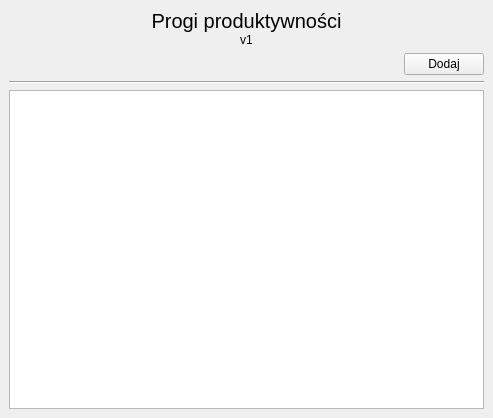
<?xml version="1.0" encoding="UTF-8"?>
<ui version="4.0">
 <class>Form</class>
 <widget class="QWidget" name="Form">
  <property name="geometry">
   <rect>
    <x>0</x>
    <y>0</y>
    <width>493</width>
    <height>418</height>
   </rect>
  </property>
  <property name="windowTitle">
   <string>Form</string>
  </property>
  <layout class="QGridLayout" name="gridLayout">
   <property name="leftMargin">
    <number>0</number>
   </property>
   <property name="topMargin">
    <number>0</number>
   </property>
   <property name="rightMargin">
    <number>0</number>
   </property>
   <property name="bottomMargin">
    <number>0</number>
   </property>
   <property name="spacing">
    <number>0</number>
   </property>
   <item row="0" column="0">
    <widget class="QWidget" name="widget" native="true">
     <layout class="QVBoxLayout" name="verticalLayout_2">
      <property name="spacing">
       <number>6</number>
      </property>
      <property name="leftMargin">
       <number>9</number>
      </property>
      <property name="topMargin">
       <number>9</number>
      </property>
      <property name="rightMargin">
       <number>9</number>
      </property>
      <property name="bottomMargin">
       <number>9</number>
      </property>
      <item>
       <widget class="QWidget" name="widget_3" native="true">
        <layout class="QVBoxLayout" name="verticalLayout">
         <property name="spacing">
          <number>0</number>
         </property>
         <property name="leftMargin">
          <number>0</number>
         </property>
         <property name="topMargin">
          <number>0</number>
         </property>
         <property name="rightMargin">
          <number>0</number>
         </property>
         <property name="bottomMargin">
          <number>0</number>
         </property>
         <item>
          <widget class="QLabel" name="label">
           <property name="font">
            <font>
             <pointsize>15</pointsize>
            </font>
           </property>
           <property name="text">
            <string>Progi produktywności</string>
           </property>
           <property name="alignment">
            <set>Qt::AlignCenter</set>
           </property>
          </widget>
         </item>
         <item>
          <widget class="QLabel" name="label_2">
           <property name="text">
            <string>v1</string>
           </property>
           <property name="alignment">
            <set>Qt::AlignCenter</set>
           </property>
          </widget>
         </item>
        </layout>
       </widget>
      </item>
      <item>
       <widget class="QWidget" name="widget_2" native="true">
        <layout class="QHBoxLayout" name="horizontalLayout">
         <property name="spacing">
          <number>0</number>
         </property>
         <property name="leftMargin">
          <number>0</number>
         </property>
         <property name="topMargin">
          <number>0</number>
         </property>
         <property name="rightMargin">
          <number>0</number>
         </property>
         <property name="bottomMargin">
          <number>0</number>
         </property>
         <item>
          <spacer name="horizontalSpacer">
           <property name="orientation">
            <enum>Qt::Horizontal</enum>
           </property>
           <property name="sizeHint" stdset="0">
            <size>
             <width>397</width>
             <height>20</height>
            </size>
           </property>
          </spacer>
         </item>
         <item>
          <widget class="QPushButton" name="btn_zapisz">
           <property name="text">
            <string>Dodaj</string>
           </property>
          </widget>
         </item>
        </layout>
       </widget>
      </item>
      <item>
       <widget class="Line" name="line">
        <property name="orientation">
         <enum>Qt::Horizontal</enum>
        </property>
       </widget>
      </item>
      <item>
       <widget class="QTableWidget" name="tab_dane"/>
      </item>
     </layout>
    </widget>
   </item>
  </layout>
 </widget>
 <resources/>
 <connections/>
</ui>
